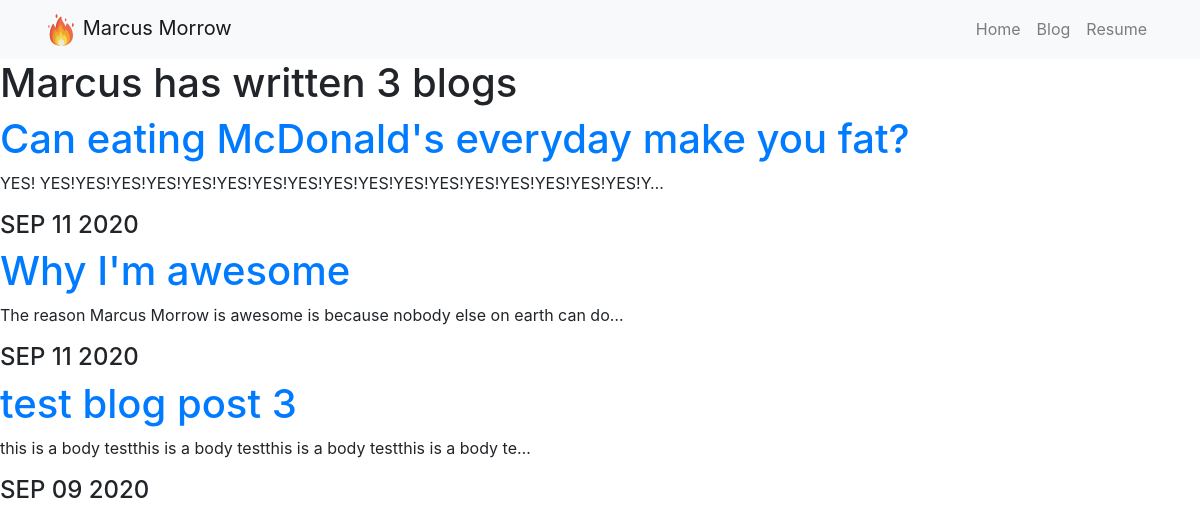
Screenshot of /blog/ with the database file from the repository.
### blog/models.py (models this page shows, shortened)
class Blog(models.Model):
    title = models.CharField(max_length=150)
    pub_date = models.DateTimeField()
    body = models.TextField()
    url = models.URLField(blank=True)

### blog/views.py (the view)
# urls.py: path('', views.blogs, name='blogs'),
def blogs(request):
    blogs = Blog.objects.order_by('-pub_date')[:3]
    return render(request, 'blog/allblogs.html', {'blogs':blogs})

### blog/templates/blog/allblogs.html
{% extends 'portfolio/base.html' %}
{% block content %}
    <h1>Marcus has written {{blogs.count}} blog{{blogs.count|pluralize}}</h1>
    {% for blog in blogs.all %}
        <a href="{% url 'detail' blog.id %}"><h1>{{blog.title}}</h1></a>
        <p>{{blog.body|truncatechars:75}}</p>
        <h4>{{ blog.pub_date|date:"M d Y"| upper }}</h4>
    {% endfor %}
{% endblock %}

### rows the page displays
Blog: title "Can eating McDonald's everyday make you fat?", body "YES! YES!YES!YES!YES!YES!YES!YES!YES!YES!YES!YES!YES!YES!YES!YES!YES!YES!Y…", pub_date "SEP 11 2020"
Blog: title "Why I'm awesome", body "The reason Marcus Morrow is awesome is because nobody else on earth can do…", pub_date "SEP 11 2020"
Blog: title "test blog post 3", body "this is a body testthis is a body testthis is a body testthis is a body te…", pub_date "SEP 09 2020"

### other values shown
{{ blogs.count }} "3"
